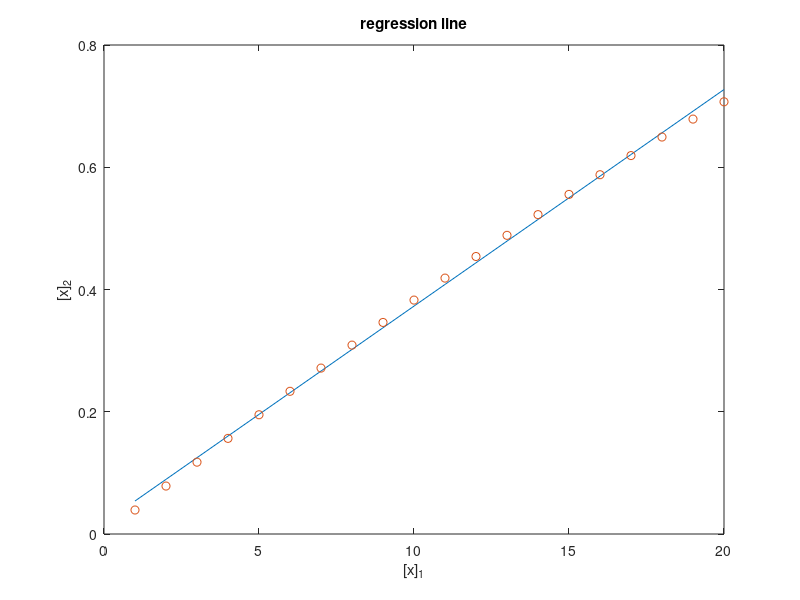

Source code (MATLAB):
for i = 1:20
    x(i,1) = i;
    x(i,2) = sin(i*pi/4/20);
end
X = mean(x,1);
for i = 1:20
    A(i,1) = x(i,1) - X(1,1);
    A(i,2) = x(i,2) - X(1,2);
end
[U,S,V] = svd(A);

v_1H = transpose(V(:,1));
u_1 = U(:,1);
A_hat = S(1,1) .* u_1 * v_1H;
X_hat = X + A_hat;

figure;
plot(X_hat(:,1),X_hat(:,2),x(:,1),x(:,2),'o');
title('regression line');
xlabel('[x]_1');
ylabel('[x]_2');